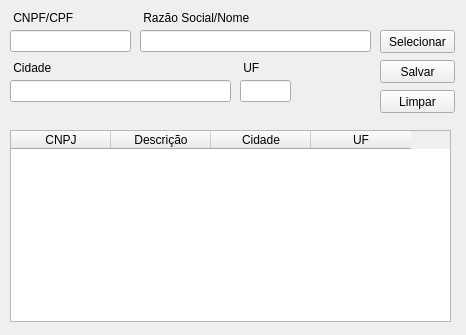
<?xml version="1.0" encoding="UTF-8"?>
<ui version="4.0">
 <class>MainWindow</class>
 <widget class="QMainWindow" name="MainWindow">
  <property name="geometry">
   <rect>
    <x>0</x>
    <y>0</y>
    <width>466</width>
    <height>335</height>
   </rect>
  </property>
  <property name="sizePolicy">
   <sizepolicy hsizetype="Preferred" vsizetype="Preferred">
    <horstretch>0</horstretch>
    <verstretch>0</verstretch>
   </sizepolicy>
  </property>
  <property name="minimumSize">
   <size>
    <width>385</width>
    <height>333</height>
   </size>
  </property>
  <property name="maximumSize">
   <size>
    <width>466</width>
    <height>335</height>
   </size>
  </property>
  <property name="windowTitle">
   <string>Cadastro de Cliente</string>
  </property>
  <property name="windowIcon">
   <iconset>
    <normaloff>../icons/3592854-add-user-business-man-employee-general-human-member-office_107767.ico</normaloff>../icons/3592854-add-user-business-man-employee-general-human-member-office_107767.ico</iconset>
  </property>
  <widget class="QWidget" name="centralwidget">
   <widget class="QPushButton" name="btn_salvar">
    <property name="geometry">
     <rect>
      <x>380</x>
      <y>60</y>
      <width>75</width>
      <height>23</height>
     </rect>
    </property>
    <property name="text">
     <string>Salvar</string>
    </property>
   </widget>
   <widget class="QLineEdit" name="edt_desc">
    <property name="geometry">
     <rect>
      <x>140</x>
      <y>30</y>
      <width>231</width>
      <height>22</height>
     </rect>
    </property>
   </widget>
   <widget class="QLineEdit" name="edt_cid">
    <property name="geometry">
     <rect>
      <x>10</x>
      <y>80</y>
      <width>221</width>
      <height>22</height>
     </rect>
    </property>
    <property name="text">
     <string/>
    </property>
   </widget>
   <widget class="QLabel" name="label_4">
    <property name="geometry">
     <rect>
      <x>10</x>
      <y>60</y>
      <width>141</width>
      <height>16</height>
     </rect>
    </property>
    <property name="text">
     <string> Cidade</string>
    </property>
   </widget>
   <widget class="QLineEdit" name="edt_cnpj">
    <property name="geometry">
     <rect>
      <x>10</x>
      <y>30</y>
      <width>121</width>
      <height>22</height>
     </rect>
    </property>
    <property name="text">
     <string/>
    </property>
   </widget>
   <widget class="QLabel" name="label_5">
    <property name="geometry">
     <rect>
      <x>10</x>
      <y>10</y>
      <width>121</width>
      <height>16</height>
     </rect>
    </property>
    <property name="text">
     <string> CNPF/CPF</string>
    </property>
   </widget>
   <widget class="QLabel" name="label_6">
    <property name="geometry">
     <rect>
      <x>140</x>
      <y>10</y>
      <width>151</width>
      <height>16</height>
     </rect>
    </property>
    <property name="text">
     <string> Razão Social/Nome</string>
    </property>
   </widget>
   <widget class="QLineEdit" name="edt_uf">
    <property name="geometry">
     <rect>
      <x>240</x>
      <y>80</y>
      <width>51</width>
      <height>22</height>
     </rect>
    </property>
    <property name="text">
     <string/>
    </property>
   </widget>
   <widget class="QLabel" name="label_7">
    <property name="geometry">
     <rect>
      <x>240</x>
      <y>60</y>
      <width>51</width>
      <height>16</height>
     </rect>
    </property>
    <property name="text">
     <string> UF</string>
    </property>
   </widget>
   <widget class="QPushButton" name="btn_limpar">
    <property name="geometry">
     <rect>
      <x>380</x>
      <y>90</y>
      <width>75</width>
      <height>23</height>
     </rect>
    </property>
    <property name="text">
     <string>Limpar</string>
    </property>
   </widget>
   <widget class="QTableWidget" name="tableWidget">
    <property name="geometry">
     <rect>
      <x>10</x>
      <y>130</y>
      <width>441</width>
      <height>192</height>
     </rect>
    </property>
    <column>
     <property name="text">
      <string>CNPJ</string>
     </property>
    </column>
    <column>
     <property name="text">
      <string>Descrição</string>
     </property>
    </column>
    <column>
     <property name="text">
      <string>Cidade</string>
     </property>
    </column>
    <column>
     <property name="text">
      <string>UF</string>
     </property>
    </column>
   </widget>
   <widget class="QPushButton" name="btn_selecionar">
    <property name="geometry">
     <rect>
      <x>380</x>
      <y>30</y>
      <width>75</width>
      <height>23</height>
     </rect>
    </property>
    <property name="text">
     <string>Selecionar</string>
    </property>
   </widget>
  </widget>
 </widget>
 <tabstops>
  <tabstop>edt_cnpj</tabstop>
  <tabstop>edt_desc</tabstop>
  <tabstop>edt_cid</tabstop>
  <tabstop>edt_uf</tabstop>
  <tabstop>btn_salvar</tabstop>
  <tabstop>btn_selecionar</tabstop>
  <tabstop>btn_limpar</tabstop>
  <tabstop>tableWidget</tabstop>
 </tabstops>
 <resources/>
 <connections/>
</ui>
